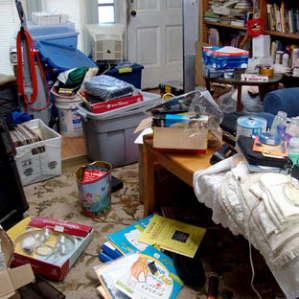
#> input picture images/train/messy/0.png, 299 x 299 px; its folder holds 4 pictures in this run
$ jupyter execute --allow-errors ML_Project.ipynb   (shell and % lines are left out)
#> lines starting #> are read from the running program, lines starting #| are printed output that depends on the picture
[cell 1]
from google.colab import files
files.upload()       #upload the kaggle.json file
#> the answer given: 0.png

[cell 2]
import numpy as np
import pandas as pd
import matplotlib.pyplot as plt
import cv2
import os
from random import shuffle
from tqdm import tqdm
from PIL import Image

[cell 3]
train_messy = "images/train/messy"
train_clean= "images/train/clean"
test_messy= "images/val/messy"
test_clean= "images/val/clean"
image_size = 128

[cell 4]
for image in tqdm(os.listdir(train_messy)):
    path = os.path.join(train_messy, image)
    img = cv2.imread(path, cv2.IMREAD_GRAYSCALE)
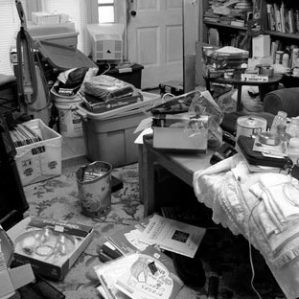
#> img: shape (299, 299); min 0, max 255, mean 105
    img = cv2.resize(img, (image_size, image_size)).flatten()
#> img = 16384 values, max 254 at index 45, min 0 at index 124, mean 104.9
    np_img=np.asarray(img)
#> np_img has the same summary as img
#> pass 2 of the loop `for image in tqdm(os.listdir(train_messy)):`:
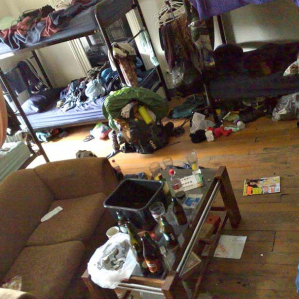
#> input picture images/train/messy/1.png, 299 x 299 px
#> `img = cv2.imread(path, cv2.IMREAD_GRAYSCALE)`:
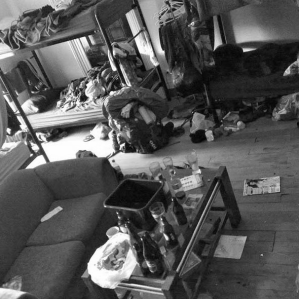
#> img: shape (299, 299); min 4, max 255, mean 86.3
#> `img = cv2.resize(img, (image_size, image_size)).flatten()`: img = 16384 values, max 254 at index 7839, min 7 at index 7509, mean 86.08
#> np_img has the same summary as img
#> pass 3 of the loop `for image in tqdm(os.listdir(train_messy)):`:
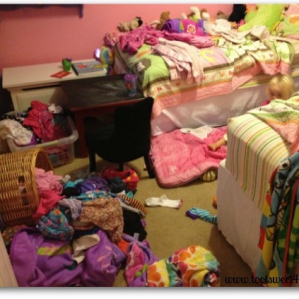
#> input picture images/train/messy/10.png, 299 x 299 px
#> `img = cv2.imread(path, cv2.IMREAD_GRAYSCALE)`:
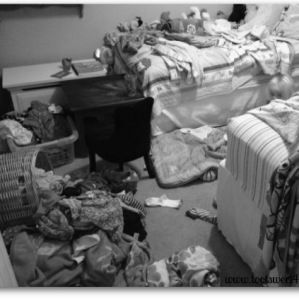
#> img: shape (299, 299); min 5, max 254, mean 109.7
#> `img = cv2.resize(img, (image_size, image_size)).flatten()`: img = 16384 values, max 253 at index 16256, min 6 at index 6450, mean 109.6
#> np_img has the same summary as img
#> the loop made 4 passes; the first 3 are shown

#> (the rest of this cell did not finish here and is left out)

[cell 5]
def train_data():
    train_data_messy = []
#> train_data_messy = []
    train_data_clean=[]
    for image1 in tqdm(os.listdir(train_messy)):
        path = os.path.join(train_messy, image)
        img1 = cv2.imread(path, cv2.IMREAD_GRAYSCALE)
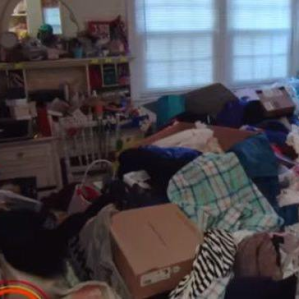
#> input picture images/train/messy/11.png, 299 x 299 px
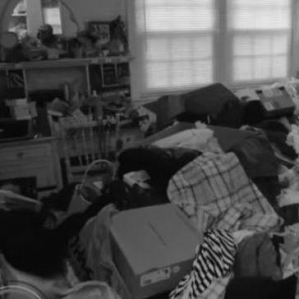
#> img1: shape (299, 299); min 3, max 233, mean 75.1
        img1 = cv2.resize(img1, (image_size, image_size))
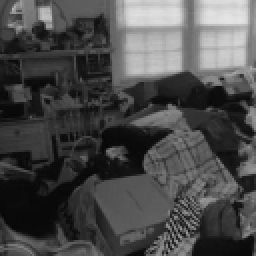
#> img1: shape (128, 128) (shown 2 times larger); min 5, max 230, mean 75
        train_data_messy.append(img1)
#> pass 2 of the loop in train_data, `for image1 in tqdm(os.listdir(train_messy)):`:
#> pass 3 of the loop in train_data, `for image1 in tqdm(os.listdir(train_messy)):`:
#> the loop made 4 passes; the first 3 are shown
    for image2 in tqdm(os.listdir(train_clean)):
        path = os.path.join(train_clean, image)
        img2 = cv2.imread(path, cv2.IMREAD_GRAYSCALE)
        img2 = cv2.resize(img2, (image_size, image_size))
        train_data_clean.append(img2)

    train_data= np.concatenate((np.asarray(train_data_messy),np.asarray(train_data_clean)),axis=0)
    return train_data

[cell 6]
def test_data():
    test_data_messy = []
    test_data_clean=[]
    for image1 in tqdm(os.listdir(test_messy)):
        path = os.path.join(test_messy, image1)
        img1 = cv2.imread(path, cv2.IMREAD_GRAYSCALE)
        img1 = cv2.resize(img1, (image_size, image_size))
        test_data_messy.append(img1)
    for image2 in tqdm(os.listdir(test_clean)):
        path = os.path.join(test_clean, image2)
        img2 = cv2.imread(path, cv2.IMREAD_GRAYSCALE)
        img2 = cv2.resize(img2, (image_size, image_size))
        test_data_clean.append(img2)

    test_data= np.concatenate((np.asarray(test_data_messy),np.asarray(test_data_clean)),axis=0)
    return test_data

#> (a cell that did not finish here is left out)

#> (a cell that did not finish here is left out)

[cell 9]
z1 = np.zeros(96)
#> z1 = 96 values from 0 to 0
o1 = np.ones(96)
Y_train = np.concatenate((o1, z1), axis=0)
#> Y_train = 192 values, max 1 at index 0, min 0 at index 96, mean 0.5
z = np.zeros(10)
o = np.ones(10)
Y_test = np.concatenate((o, z), axis=0)
